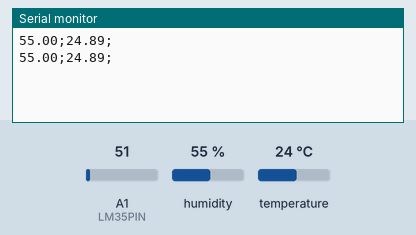
Bench run of a sketch on a simulated Arduino Uno, built with avr-gcc and run on an emulated ATmega328P. Parts: the last lines printed to the serial monitor. The test bench sets the inputs (shaded band); at power-on: humidity 55 %, A1 (LM35PIN) = 51, temperature 24 °C.

Above: at 10.8 s.
10.9 s: humidity set to 22 %
At 20.7 s:
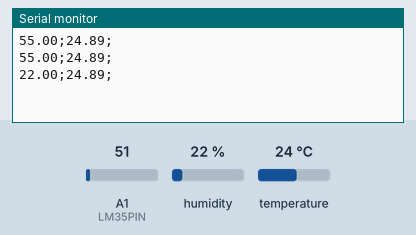
20.9 s: A1 (LM35PIN) set to 61
At 30.7 s:
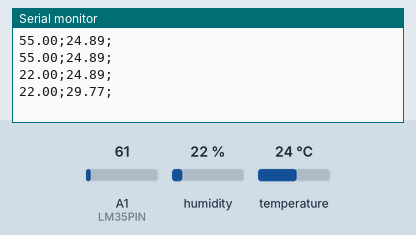
30.9 s: humidity set to 40 %
At 40.7 s:
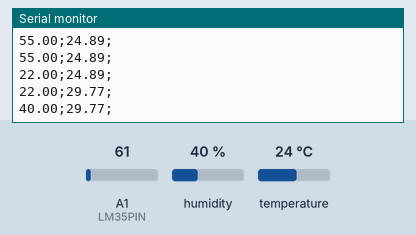
40.9 s: A1 (LM35PIN) set to 71
At 50.5 s:
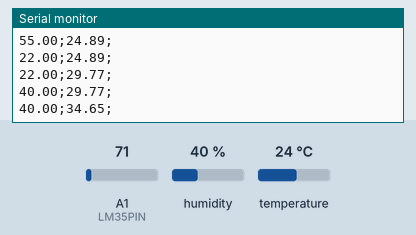
Timing chart, 0 to 51.9 s (numbered marks = the images above; inputs shaded):
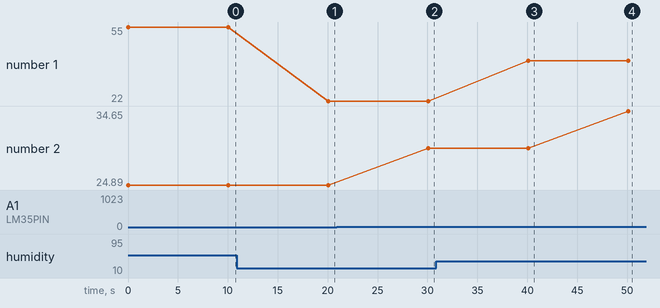

The sketch:

codigarduinoleituratodos.ino
```cpp
#include <DHT.h>
#include <DHT_U.h>
#include <Adafruit_Sensor.h>
#include <DHT.h>
#include <DHT_U.h>
#include "DHT.h"
#define DHTPIN A3
#define LM35PIN A1
//#define LUMIPIN A5
//#define CHAVPIN 7
DHT dht(DHTPIN, DHT11);
void setup()
{
pinMode(DHTPIN, INPUT);
//pinMode(CHAVPIN, INPUT);
Serial.begin(9600);
dht.begin();
}
void loop()
{
float dht11_umidade = dht.readHumidity();
//float dht11_temperatura = dht.readTemperature();
Serial.print(dht11_umidade);
Serial.print(";");
//Serial.print(dht11_temperatura);
//Serial.print(";");

//float luminosidade = analogRead(LUMIPIN);
//Serial.print(luminosidade);
//Serial.print(";");

float lm35_temperatura = analogRead(LM35PIN);
lm35_temperatura = lm35_temperatura * 0.00488;
lm35_temperatura = lm35_temperatura * 100;
Serial.print(lm35_temperatura);
Serial.println(";");

//int chave = digitalRead(7);
//if (chave == 0)
//{
//Serial.print("1");
//}
//else
//{
//Serial.print("0");
//}
//Serial.println();

delay(10000);
}
```

Measured:
- after the input at 10.9 s, the serial monitor: prints a new line after 9.2 s (image 1)
- after the input at 20.9 s, the serial monitor: prints a new line after 9.2 s (image 2)
- after the input at 30.9 s, the serial monitor: prints a new line after 9.2 s (image 3)
- after the input at 40.9 s, the serial monitor: prints a new line after 9.2 s (image 4)
- plotted number 1: 55 → 22 after the input at 10.9 s, 22 → 40 after the input at 30.9 s
- plotted number 2: 24.89 → 29.77 after the input at 20.9 s, 29.77 → 34.65 after the input at 40.9 s
